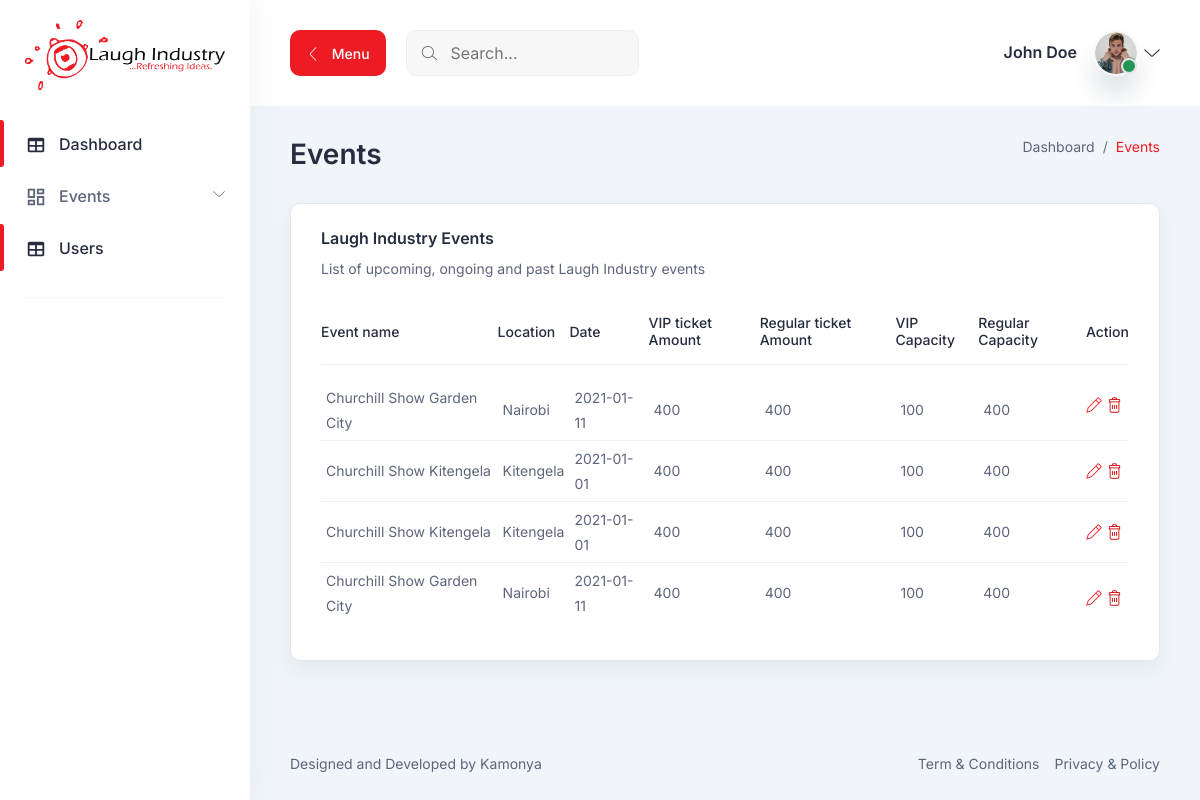
Screenshot of /events.php with the database file from the repository.
### tables this page shows
CREATE TABLE `events` (
  `Id` int(11) NOT NULL,
  `EventName` text NOT NULL,
  `EventDescription` varchar(50) NOT NULL,
  `Location` text NOT NULL,
  `Date` date NOT NULL,
  `EventTime` text NOT NULL,
  `TotalCapacity` int(11) NOT NULL,
  `VIPCapacity` int(11) NOT NULL,
  `RegularCapacity` int(11) NOT NULL,
  `VIPTicketCost` decimal(10,0) NOT NULL,
  `RegularTicketCost` decimal(10,0) NOT NULL,
  `CreatedBy` int(11) NOT NULL
);

### func/config.php (called while the page is built, shortened)
<?php
$db = new PDO("mysql:host=".DBHOST.";port=3306;dbname=".DBNAME, DBUSER, DBPASS);
$db->setAttribute(PDO::ATTR_ERRMODE, PDO::ERRMODE_EXCEPTION);
function myAutoload($class) {
   $class = strtolower($class);
   $classpath = 'classes/class.'.$class . '.php';
}
$event = new Events($db);
?>

### classes/class.events.php (called while the page is built, shortened)
<?php
class Events{
	function __construct($db){
		$this->_db = $db;
	}
  public function fetch_events($query){
    $stmt = $this->_db->prepare($query);
    $stmt->execute();
    $row=$stmt->fetchAll();
    $userData = $row;
    return $userData;
  }
}
?>

### events.php (the view, shortened to what this page needs)
<?php
	require('func/config.php');
  $events_query = "select * from events";
  $events_list = $event->fetch_events($events_query);
 ?>
<!DOCTYPE html>
<html lang="en">
  <head>
    <link rel="stylesheet" href="assets/css/bootstrap.min.css" />
    <link rel="stylesheet" href="assets/css/lineicons.css" />
    <link rel="stylesheet" href="assets/css/materialdesignicons.min.css" />
    <link rel="stylesheet" href="assets/css/fullcalendar.css" />
    <link rel="stylesheet" href="assets/css/main.css" />
  </head>
  <body>
    <?php include('includes/sidebar-nav.php');?>
    <main class="main-wrapper">
      <?php include('includes/header.php');?>
      <section class="table-components">
        <div class="container-fluid">
          <div class="title-wrapper pt-30">
            <div class="row align-items-center">
              <div class="col-md-6">
                <div class="title mb-30">
                  <h2>Events</h2>
                </div>
              </div>
              <div class="col-md-6">
                <div class="breadcrumb-wrapper mb-30">
                  <nav aria-label="breadcrumb">
                    <ol class="breadcrumb">
                      <li class="breadcrumb-item">
                        <a href="#0">Dashboard</a>
                      </li>
                      <li class="breadcrumb-item active" aria-current="page">
                        Events
                      </li>
                    </ol>
                  </nav>
                </div>
              </div>
            </div>
          </div>
          <div class="tables-wrapper">
            <div class="row">
              <div class="col-lg-12">
                <div class="card-style mb-30">
                  <h6 class="mb-10">Laugh Industry Events</h6>
                  <p class="text-sm mb-20">
                    List of upcoming, ongoing and past Laugh Industry events
                  </p>
                  <div class="table-wrapper table-responsive">
                    <table class="table" id="eventstable">
                      <thead>
                        <tr>
                          <th><h6>Event name</h6></th>
                          <th><h6>Location</h6></th>
                          <th><h6>Date</h6></th>
                          <th><h6>VIP ticket Amount</h6></th>
                          <th><h6>Regular ticket Amount</h6></th>
                          <th><h6>VIP Capacity</h6></th>
                          <th><h6>Regular Capacity</h6></th>
                          <th><h6>Action</h6></th>
                        </tr>
                      </thead>
                      <tbody>
                    <?php if ( empty($events_list) ): ?>
                        <div class="col-xs-12">
                            <div class="alert alert-warning">
                              <span class="glyphicon glyphicon-info-sign"></span> &nbsp; No items found...
                            </div>
                        </div>
                    <?php else: ?>
                      <?php foreach ($events_list as $item) :?>
                        <tr>
                          <td class="min-width">
                            <div class="lead">
                              <div class="lead-text">
                                <p><?php echo $item['EventName'];?></p>
                              </div>
                            </div>
                          </td>
                          <td class="min-width">
                            <p><?php echo $item['Location'];?></p>
                          </td>
                          <td class="min-width">
                            <p><?php echo $item['Date'];?></p>
                          </td>
                          <td class="min-width">
                            <p><?php echo $item['VIPTicketCost'];?></p>
                          </td>
                          <td class="min-width">
                            <p><?php echo $item['RegularTicketCost'];?></p>
                          </td>
                          <td class="min-width">
                            <p><?php echo $item['VIPCapacity'];?></p>
                          </td>
                          <td class="min-width">
                            <p><?php echo $item['RegularCapacity'];?></p>
                          </td>
                          <td>
                            <div class="action">
                            <a class="text-primary" href ="edit-event.php?id=<?php echo $item['Id'];?>" data-bs-toggle="tooltip" data-bs-placement="top"  title="Edit">
                                <i class="lni lni-pencil"></i>
                              </a>
                              <a class="text-danger delete_event" data-eventno="<?php echo $item['Id'];?>" data-bs-toggle="tooltip" data-bs-placement="top"  title="Delete">
                                <i class="lni lni-trash-can"></i>
                              </a>
                            </div>
                          </td>
                        </tr>
                        <?php endforeach; ?>
                    <?php endif;?>
                      </tbody>
                    </table>
                  </div>
                </div>
              </div>
            </div>
          </div>
        </div>
      </section>
      <?php include('includes/footer.php');?>
    </main>
  </body>
</html>

### includes/sidebar-nav.php (shortened to what this page needs)
<aside class="sidebar-nav-wrapper">
      <div class="navbar-logo">
        <a href="index.php">
          <img src="assets/images/laughindustry.png" alt="logo" height ="70px" width = "200px" />
        </a>
      </div>
<nav class="sidebar-nav">
        <ul>
          <li class="nav-item active">
            <a href="index.php">
              <span class="icon">
              </span>
              <span class="text">Dashboard</span>
            </a>
          </li>
          <li class="nav-item nav-item-has-children">
            <a
              href="#0"
              class="collapsed"
              data-bs-toggle="collapse"
              data-bs-target="#ddmenu_1"
              aria-controls="ddmenu_1"
              aria-expanded="false"
              aria-label="Toggle navigation"
            >
              <span class="icon">
              </span>
              <span class="text">Events</span>
            </a>
          </li>
          <li class="nav-item active">
            <a href="users.php">
              <span class="icon">
              </span>
              <span class="text">Users</span>
            </a>
          </li>
          <span class="divider"><hr /></span>
        </ul>
      </nav>
    </aside>

### includes/header.php (shortened to what this page needs)
<header class="header">
        <div class="container-fluid">
          <div class="row">
            <div class="col-lg-5 col-md-5 col-6">
              <div class="header-left d-flex align-items-center">
                <div class="menu-toggle-btn mr-20">
                  <button
                    id="menu-toggle"
                    class="main-btn primary-btn btn-hover"
                  >
                    <i class="lni lni-chevron-left me-2"></i> Menu
                  </button>
                </div>
                <div class="header-search d-none d-md-flex">
                  <form action="#">
                    <input type="text" placeholder="Search..." />
                    <button><i class="lni lni-search-alt"></i></button>
                  </form>
                </div>
              </div>
            </div>
            <div class="col-lg-7 col-md-7 col-6">
              <div class="header-right">
                <div class="profile-box ml-15">
                  <button
                    class="dropdown-toggle bg-transparent border-0"
                    type="button"
                    id="profile"
                    data-bs-toggle="dropdown"
                    aria-expanded="false"
                  >
                    <div class="profile-info">
                      <div class="info">
                        <h6>John Doe</h6>
                        <div class="image">
                          <img
                            src="assets/images/profile/profile-image.png"
                            alt=""
                          />
                          <span class="status"></span>
                        </div>
                      </div>
                    </div>
                    <i class="lni lni-chevron-down"></i>
                  </button>
                </div>
              </div>
            </div>
          </div>
        </div>
      </header>

### includes/footer.php
<footer class="footer">
        <div class="container-fluid">
          <div class="row">
            <div class="col-md-6 order-last order-md-first">
              <div class="copyright text-center text-md-start">
                <p class="text-sm">
                  Designed and Developed by
                  <a
                    href="https://kamonya.github.io/"
                    rel="nofollow"
                    target="_blank"
                  >
                    Kamonya
                  </a>
                </p>
              </div>
            </div>
            <div class="col-md-6">
              <div
                class="
                  terms
                  d-flex
                  justify-content-center justify-content-md-end
                "
              >
                <a href="#0" class="text-sm">Term & Conditions</a>
                <a href="#0" class="text-sm ml-15">Privacy & Policy</a>
              </div>
            </div>
          </div>
        </div>
      </footer>

### assets/css/fullcalendar.css (style rules this page uses)
:root { --fc-daygrid-event-dot-width: 8px; }
:root { --fc-list-event-dot-width: 10px; --fc-list-event-hover-bg-color: #f5f5f5; }

### rows the page displays
events: EventName "Churchill Show Garden City", Location "Nairobi", Date "2021-01-11", VIPTicketCost "400", RegularTicketCost "400", VIPCapacity "100", RegularCapacity "400"
events: EventName "Churchill Show Kitengela", Location "Kitengela", Date "2021-01-01", VIPTicketCost "400", RegularTicketCost "400", VIPCapacity "100", RegularCapacity "400"
events: EventName "Churchill Show Kitengela", Location "Kitengela", Date "2021-01-01", VIPTicketCost "400", RegularTicketCost "400", VIPCapacity "100", RegularCapacity "400"
events: EventName "Churchill Show Garden City", Location "Nairobi", Date "2021-01-11", VIPTicketCost "400", RegularTicketCost "400", VIPCapacity "100", RegularCapacity "400"
